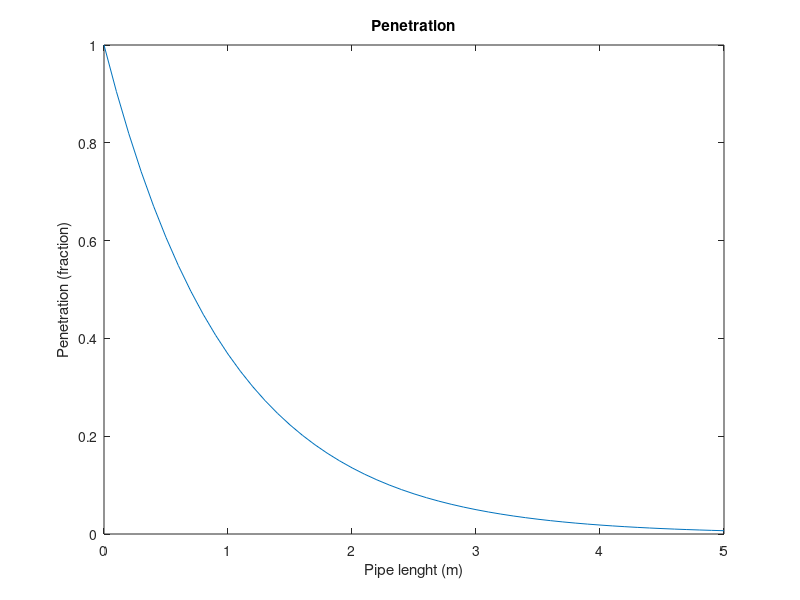
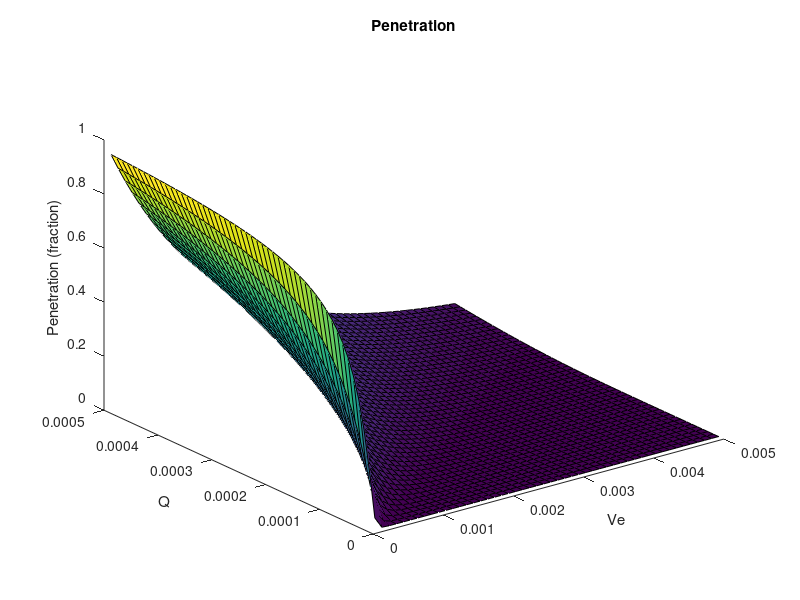

Recreate these plots in MATLAB, in order. (Note: this script raises an error after producing the figures.)
clear
clc

%Things to study:
%relationship between d, Q and Ve
%what I can change to maximise P
%pipe length may be fixed, but I can play with d, Q and Ve (which are related to each other)


%% Studying P 2D

x = (0:0.1:5);
%DomainSizeX = size(x);
y = exp(-x);

figure
plot(x,y)
%xlim([0 90])
title('Penetration')
xlabel('Pipe lenght (m)')
ylabel('Penetration (fraction)')

%% Studying P 3D

%P = exp(-(pi*d*Ve)/(Q));

VeRange = (1e-4:1e-4:5e-3);
QRange = (1e-5:1e-5:5e-4);
[Ve,Q] = meshgrid(VeRange,QRange);

d = 0.05;
x = 2;

k = pi*d*x;

P = exp(-k*Ve./Q);

figure
surface(Ve,Q,P)
view(3)
%xlim([0 90])
title('Penetration')
xlabel('Ve')
ylabel('Q')
zlabel('Penetration (fraction)')



%% Studying Ve 3D

clear
clc


%parameters = [T, ro, Q, mu, ro_d, mu_d, dd, d, phi, L];

% QRange = (1e-5:0.5e-5:4e-4);
% dRange = (1e-3:1e-3:1e-1);

QRange = (1e-5:0.5e-5:4e-4);
dRange = (1e-3:1e-3:5e-2);

[Q,d] = meshgrid(QRange,dRange);

DomainSizeX = size(Q);
DomainSizeXX = size(d);

final_i=DomainSizeX(1);
final_j=DomainSizeX(2);

Ve = zeros(final_i,final_j);

parameters = [298, 1.2, 0000, 1.821e-5, 1011.9, 8.68e-4, 1e-5, 0000, 0, 5];


for i=1:final_i
    for j=1:final_j

        parameters(3) = Q(i,j);
        parameters(8) = d(i,j);

        Ve(i,j) = effectiveDepositionalVelocity(parameters);
    end
end

% figure
% surface(Q,d,Ve)
% view(3)
% %xlim([0 90])
% title('Penetration')
% xlabel('Q (m3s-1)')
% ylabel('d (m)')
% zlabel('Ve (ms-1)')

L = 1;

P = exp(-pi*L*d.*Ve./Q);

figure
surface(Q,d,P)
view(3)
%xlim([0 90])
title('Penetration')
xlabel('Q (m3s-1)')
ylabel('d (m)')
zlabel('P (fraction)')


%% Testing

clc
clear

parameters = [298, 1.2, 0000, 1.821e-5, 1011.9, 8.68e-4, 1e-5, 0000, 0, 5];

parameters(3) = 4e-4;%Q(i,j);
parameters(8) = 5e-3;%d(i,j);


Ve = effectiveDepositionalVelocity(parameters);
